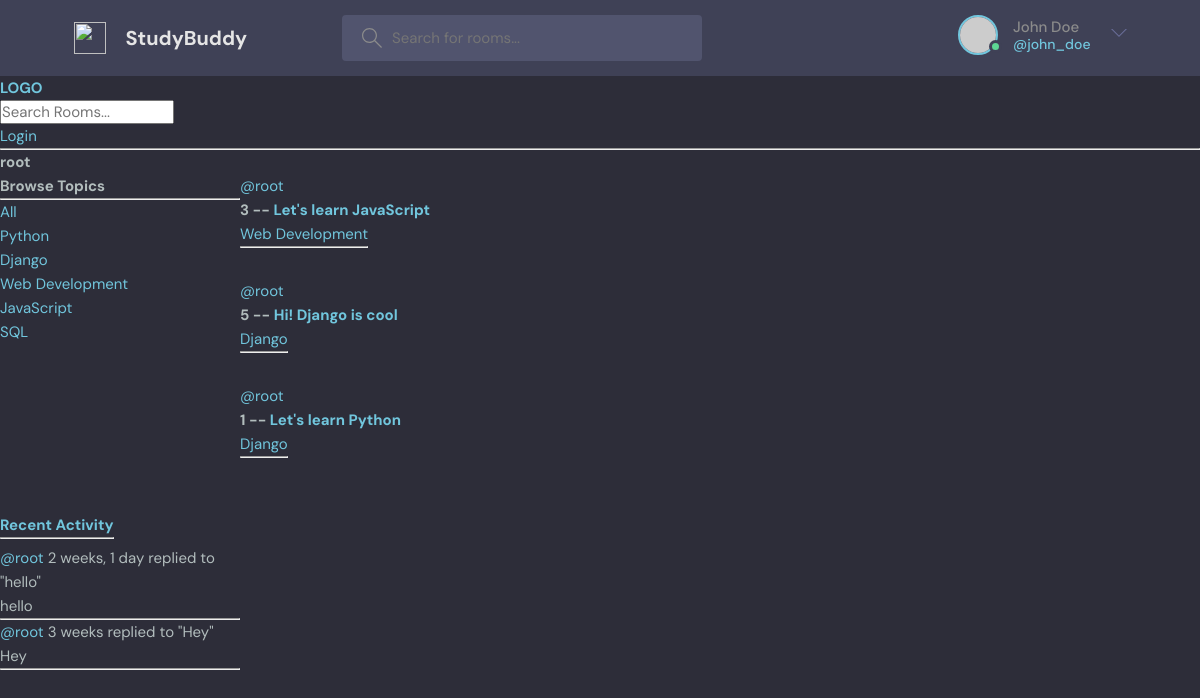
Page /profile/1/ on the committed database.
### base/models.py (models this page shows, shortened)
class Topic(models.Model):
    name =  models.CharField(max_length=200)

class Room(models.Model):
    host = models.ForeignKey(User,on_delete=models.SET_NULL, null=True)
    topic = models.ForeignKey(Topic,on_delete=models.SET_NULL, null=True)
    name = models.CharField(max_length=200)
    description = models.TextField(null=True, blank=True)
    participants = models.ManyToManyField(User,related_name='participants', blank=True)
    updated = models.DateTimeField(auto_now=True)
    created = models.DateTimeField(auto_now_add=True)
    class Meta:
        ordering = ['-updated', '-created']

class Message(models.Model):
    user = models.ForeignKey(User, on_delete=models.CASCADE)
    room = models.ForeignKey(Room,on_delete=models.CASCADE)
    body = models.TextField()
    updated = models.DateTimeField(auto_now=True)
    created = models.DateTimeField(auto_now_add=True)
    class Meta:
        ordering = ['-updated', '-created']
    def __str__(self):
        return self.body[0:50]

### base/views.py (the view)
def userProfile(request, pk):
    user = User.objects.get(id=pk)
    rooms = user.room_set.all()
    room_messages = user.message_set.all()
    topics = Topic.objects.all()
    context = {'user':user, 'rooms':rooms, 'room_messages': room_messages, 'topics': topics}
    return render(request, 'base/profile.html', context)

### base/templates/base/profile.html (shortened to what this page needs)
{% extends 'main.html' %}
{% block content %}
<h1>{{user.username}}</h1>
<div class="profile-container">
    <div>
        {% include 'base/topics_component.html' %}
    </div>
    <div>
        {% include 'base/feed_component.html' %}
    </div>
    <div>
        {% include 'base/activity_component.html' %}
    </div>
</div>
{% endblock content %}

### templates/main.html (shortened to what this page needs)
<!DOCTYPE html>
{% load static %}
<html lang="en">
  <head>
    <link rel="stylesheet" href="{% static 'styles/style.css' %}" />
  </head>
  <body>
    <header class="header header--loggedIn">
      <div class="container">
        <a href="/" class="header__logo">
          <img src="assets/logo.svg" />
          <h1>StudyBuddy</h1>
        </a>
        <form class="header__search">
          <label>
            <input placeholder="Search for rooms..." />
          </label>
        </form>
        <nav class="header__menu">
          <div class="header__user">
            <a href="profile.html">
              <div class="avatar avatar--medium active">
                <img src="https://randomuser.me/api/portraits/men/37.jpg" />
              </div>
              <p>John Doe <span>@john_doe</span></p>
            </a>
            <button class="dropdown-button">
              <svg version="1.1" xmlns="http://www.w3.org/2000/svg" width="32" height="32" viewBox="0 0 32 32">
                <title>chevron-down</title>
                <path d="M16 21l-13-13h-3l16 16 16-16h-3l-13 13z"></path>
              </svg>
            </button>
          </div>
        </nav>
      </div>
    </header>
    {% include 'navbar.html' %}
    {% block content %}
    {% endblock %}
  </body>
</html>

### templates/navbar.html
<a href="/">
    <h1>LOGO</h1>
</a>
<form method="GET" action="{% url 'home' %}">
    <input type="text" name="q" placeholder="Search Rooms..." />
</form>
{% if request.user.is_authenticated %}
<p>Hello {{request.user}}</p>
<a href="{% url 'logout' %}">Logout</a>
{% else %}
<a href="{% url 'login' %}">Login</a>
{% endif %}
<hr>

### base/templates/base/topics_component.html
<h3>Browse Topics</h3>
        <hr>
        <div>
            <a href="{% url 'home' %}">All</a>
        </div>
        {% for topic in topics %}
            <div>
                <a href="{% url 'home' %}?q={{topic.name}}">{{topic.name}}</a>
            </div>
        {% endfor %}

### base/templates/base/feed_component.html (shortened to what this page needs)
<div>
    {% for room in rooms %}
    <div>
        <a href="{% url 'user-profile' room.host.id %}">@{{room.host.username}}</a>
        <h4>{{room.id}} -- <a href="{% url 'room' room.id %}">{{room.name}}</h4>
        <small>{{room.topic.name}}</small>
        <hr>
    </div>
    {% endfor %}
</div>

### base/templates/base/activity_component.html (shortened to what this page needs)
<h3>Recent Activity</h3>
        <hr>
        {% for message in room_messages %}
            <div>
                <small><a href="{% url 'user-profile' message.user.id %}">@{{message.user}}</a> {{message.created|timesince}}</small>
                <small>replied to "{{message.body}}"</small>
                <p>{{message}}</p>
                <hr>
            </div>
        {% endfor %}

### static/styles/style.css (style rules this page uses)
:root { --color-main: #71c6dd; --color-main-light: #e1f6fb; --color-dark: #3f4156; --color-dark-medium: #51546e; --color-dark-light: #696d97; --color-light: #e5e5e5; --color-gray: #8b8b8b; --color-light-gray: #b2bdbd; --color-bg: #2d2d39; --color-success: #5dd693; --color-error: #fc4b0b; }
* { font-family: "DM Sans", -apple-system, BlinkMacSystemFont, "Segoe UI", Roboto, Oxygen, Ubuntu, Cantarell, "Open Sans", "Helvetica Neue", sans-serif; margin: 0; padding: 0; box-sizing: border-box; text-rendering: optimizeLegibility; font-size: inherit; }
html { font-size: 56.25%; }
@media only screen and (min-width: 1200px) { html { font-size: 62.5%; } }
body { line-height: 1.6; font-weight: 400; font-size: 1.5rem; color: var(--color-light-gray); background-color: var(--color-bg); min-height: 100vh; }
img { width: 100%; }
a { display: inline-block; color: var(--color-main); text-decoration: none; }
.container { max-width: 120rem; width: 90%; margin: auto; }
.avatar { position: relative; display: inline-block; border-radius: 50%; border: 2px solid var(--color-main); }
.avatar img { display: block; border-radius: 50%; object-fit: cover; object-position: center; }
.avatar::after { content: ""; display: block; position: absolute; background-color: var(--color-gray); z-index: 111; border-radius: 50%; border: 0.3rem solid var(--color-dark); }
.avatar.active::after { background-color: var(--color-success); }
.avatar.avatar--medium img { width: 3.6rem; height: 3.6rem; border-radius: 50%; }
.avatar.avatar--medium:after { width: 0.7rem; height: 0.7rem; bottom: 0px; right: -6px; }
.header { padding: 1.5rem; background-color: var(--color-dark); }
.header > .container { display: flex; gap: 9.5rem; }
.header__logo, .header__user { display: flex; gap: 2rem; align-items: center; }
.header__logo > img { height: 3.2rem; width: 3.2rem; }
.header__logo > h1 { font-weight: 700; font-size: 2rem; color: var(--color-light); }
.header__search > label { background-color: var(--color-dark-medium); padding: 1.3rem 1rem; display: flex; align-items: center; gap: 1rem; border-radius: 4px; }
.header__search svg { fill: var(--color-gray); width: 2rem; height: 2rem; margin-left: 1rem; }
.header__search input { width: 30rem; background: transparent; border: none; outline: none; color: var(--color-light); }
.header__menu { margin-left: auto; position: relative; }
.header__menu a { display: flex; gap: 1.5rem; align-items: center; font-weight: 500; text-decoration: none; color: var(--color-gray); }
.header__menu img { height: 3.6rem; }
.header__menu p { line-height: 1.2; }
.header__menu span { color: var(--color-main); font-weight: 500; font-size: 1.4rem; display: block; }
.header__menu svg { width: 1.6rem; height: 1.6rem; fill: var(--color-dark-light); }
.dropdown-button { background: transparent; border: 0; outline: 0; cursor: pointer; }

### base/templates/base/profile.html (style rules this page uses)
.profile-container { display: grid; grid-template-columns: 1fr 3fr 1fr; }

### rows in the picture
Topic: name "Python"
Topic: name "Django"
Topic: name "Web Development"
Topic: name "JavaScript"
Topic: name "SQL"
Room: host.username "root", id "3", name "Let's learn JavaScript", topic.name "Web Development"
Room: host.username "root", id "5", name "Hi! Django is cool", topic.name "Django"
Room: host.username "root", id "1", name "Let's learn Python", topic.name "Django"
Message: user "root", created "2 weeks, 1 day", body "hello"
Message: user "root", created "3 weeks", body "Hey"

### other values in the picture
{{ user.username }} "root"
